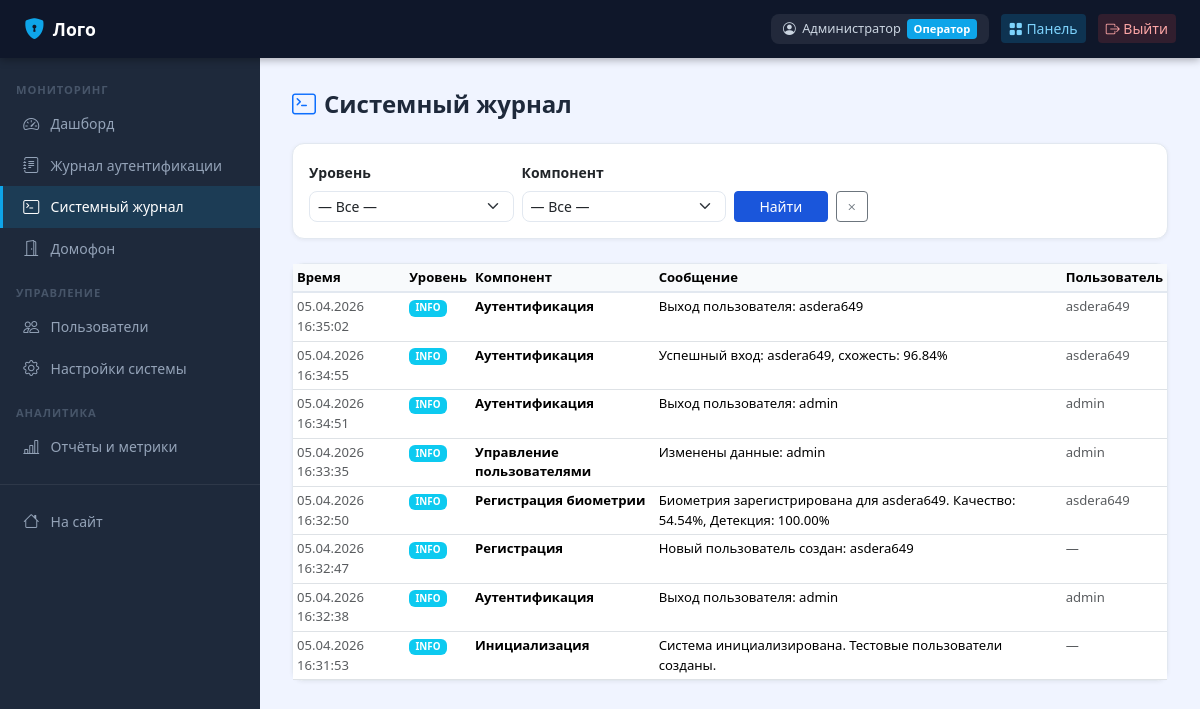
The page /operator/logs/system/ (signed in) on the database its author committed.
### apps/accounts/models.py (models this page shows, shortened)
class CustomUser(AbstractUser):
    patronymic = models.CharField('Отчество', max_length=150, blank=True)
    phone = models.CharField('Телефон', max_length=20, blank=True)
    is_operator = models.BooleanField('Оператор', default=False)
    is_biometric_registered = models.BooleanField('Биометрия зарегистрирована', default=False)
    failed_attempts = models.PositiveIntegerField('Неудачных попыток', default=0)
    locked_until = models.DateTimeField('Заблокирован до', null=True, blank=True)
    created_at = models.DateTimeField('Дата регистрации', auto_now_add=True)
    class Meta:
        verbose_name = 'Пользователь'
        verbose_name_plural = 'Пользователи'
    def get_full_name_ru(self):
        parts = [self.last_name, self.first_name, self.patronymic]
        return ' '.join(p for p in parts if p) or self.username

### apps/biometric/models.py (models this page shows, shortened)
class SystemLog(models.Model):
    LEVEL_INFO = 'INFO'
    LEVEL_WARNING = 'WARNING'
    LEVEL_ERROR = 'ERROR'
    LEVEL_CHOICES = [
        (LEVEL_INFO, 'Информация'),
        (LEVEL_WARNING, 'Предупреждение'),
        (LEVEL_ERROR, 'Ошибка'),
    ]
    timestamp = models.DateTimeField('Время', auto_now_add=True, db_index=True)
    level = models.CharField('Уровень', max_length=10, choices=LEVEL_CHOICES, default=LEVEL_INFO)
    component = models.CharField('Компонент', max_length=100)
    message = models.TextField('Сообщение')
    user = models.ForeignKey(
        settings.AUTH_USER_MODEL, on_delete=models.SET_NULL,
        null=True, blank=True, verbose_name='Пользователь'
    )
    extra_data = models.JSONField('Доп. данные', null=True, blank=True)
    class Meta:
        verbose_name = 'Системный лог'
        verbose_name_plural = 'Системные логи'
        ordering = ['-timestamp']

### apps/operator/views.py (the view)
    @login_required
    def wrapped(request, *args, **kwargs):
        if not request.user.is_operator and not request.user.is_superuser:
            messages.error(request, 'Доступ запрещён. Требуются права оператора.')
            return redirect('home')
        return view_func(request, *args, **kwargs)

### apps/operator/views.py (called while the page is built)
def operator_required(view_func):
    @login_required
    def wrapped(request, *args, **kwargs):
        if not request.user.is_operator and not request.user.is_superuser:
            messages.error(request, 'Доступ запрещён. Требуются права оператора.')
            return redirect('home')
        return view_func(request, *args, **kwargs)
    return wrapped

@operator_required
def system_logs(request):
    qs = SystemLog.objects.select_related('user').all()
    level_filter = request.GET.get('level', '')
    component_filter = request.GET.get('component', '').strip()
    if level_filter:
        qs = qs.filter(level=level_filter)
    if component_filter:
        qs = qs.filter(component__icontains=component_filter)
    paginator = Paginator(qs, 30)
    page = paginator.get_page(request.GET.get('page', 1))
    components = SystemLog.objects.values_list('component', flat=True).distinct()
    ctx = {
        'page': page, 'level_filter': level_filter, 'component_filter': component_filter,
        'level_choices': SystemLog.LEVEL_CHOICES, 'components': sorted(set(components)),
    }
    return render(request, 'operator/system_logs.html', ctx)

### templates/operator/system_logs.html (shortened to what this page needs)
{% extends "operator/base_operator.html" %}
{% block op_content %}
<div class="page-header">
  <h1><i class="bi bi-terminal me-2 text-primary"></i>Системный журнал</h1>
</div>
<div class="card mb-4">
  <div style="padding:1rem">
    <form method="get" class="row g-2 align-items-end">
      <div class="col-md-3">
        <label class="form-label small fw-semibold">Уровень</label>
        <select name="level" class="form-select form-select-sm">
          <option value="">— Все —</option>
        </select>
      </div>
      <div class="col-md-3">
        <label class="form-label small fw-semibold">Компонент</label>
        <select name="component" class="form-select form-select-sm">
          <option value="">— Все —</option>
        </select>
      </div>
      <div class="col-md-2 d-flex gap-2">
        <button type="submit" class="btn btn-primary btn-sm flex-grow-1">Найти</button>
        <a href="{% url 'system_logs' %}" class="btn btn-outline-secondary btn-sm"><i class="bi bi-x"></i></a>
      </div>
    </form>
  </div>
</div>
<div class="card">
  <div style="overflow-x:auto">
    <table class="table table-sm mb-0" style="font-size:.82rem">
      <thead><tr><th>Время</th><th>Уровень</th><th>Компонент</th><th>Сообщение</th><th>Пользователь</th></tr></thead>
      <tbody>
        {% for log in page %}
        <tr>
          <td class="text-muted">{{ log.timestamp|date:"d.m.Y H:i:s" }}</td>
          <td>
            {% if log.level == 'ERROR' %}<span class="badge bg-danger">ERROR</span>
            {% elif log.level == 'WARNING' %}<span class="badge bg-warning text-dark">WARN</span>
            {% else %}<span class="badge bg-info">INFO</span>{% endif %}
          </td>
          <td class="fw-semibold">{{ log.component }}</td>
          <td>{{ log.message }}</td>
          <td class="text-muted">{{ log.user.username|default:"—" }}</td>
        </tr>
        {% empty %}<tr><td colspan="5" class="text-center text-muted py-4">Нет записей</td></tr>{% endfor %}
      </tbody>
    </table>
  </div>
</div>
{% endblock %}

### templates/base.html (shortened to what this page needs)
<!DOCTYPE html>
<html lang="ru">
<head>
{% load static %}
<link href="https://cdnjs.cloudflare.com/ajax/libs/bootstrap/5.3.2/css/bootstrap.min.css" rel="stylesheet">
<link href="https://cdnjs.cloudflare.com/ajax/libs/bootstrap-icons/1.11.3/font/bootstrap-icons.min.css" rel="stylesheet">
</head>
<body>
{% block topbar %}
<nav class="topbar">
  <a href="{% url 'home' %}" class="brand"><i class="bi bi-shield-lock-fill"></i>Лого</a>
  <div class="ms-auto">
    {% if user.is_authenticated %}
      <div class="user-badge">
        <i class="bi bi-person-circle"></i>
        {{ user.get_full_name_ru }}
        {% if user.is_operator or user.is_superuser %}<span class="role">Оператор</span>{% endif %}
      </div>
      {% if user.is_operator or user.is_superuser %}
        <a href="{% url 'operator_dashboard' %}" class="btn btn-sm" style="background:rgba(14,165,233,.2);color:#7dd3fc;border:none;">
          <i class="bi bi-grid-fill"></i> Панель
        </a>
      {% endif %}
      <a href="{% url 'logout' %}" class="btn btn-sm" style="background:rgba(239,68,68,.15);color:#fca5a5;border:none;">
        <i class="bi bi-box-arrow-right"></i> Выйти
      </a>
    {% endif %}
  </div>
</nav>
{% endblock %}
{% block layout %}
<div class="main-wrap {% block sidebar_class %}no-sidebar{% endblock %}">
  {% block sidebar %}{% endblock %}
  <div class="page-content">
    {% block content %}{% endblock %}
  </div>
</div>
{% endblock %}
</body>
</html>

### templates/base.html (style rules this page uses)
:root { --primary: #1a56db; --primary-dark: #1341b2; --accent: #0ea5e9; --success: #059669; --danger: #dc2626; --warning: #d97706; --bg: #f0f4ff; --card-bg: #ffffff; --text: #1e293b; --muted: #64748b; --border: #e2e8f0; --sidebar-w: 260px; }
body { background: var(--bg); color: var(--text); font-family: 'Segoe UI', system-ui, sans-serif; min-height: 100vh; }
.topbar { background: #0f172a; color: #f1f5f9; height: 58px; position: fixed; top: 0; left: 0; right: 0; z-index: 1000; display: flex; align-items: center; padding: 0 1.5rem; gap: 1rem; box-shadow: 0 2px 8px rgba(0,0,0,.3); }
.topbar .brand { font-weight: 700; font-size: 1.1rem; color: #fff; text-decoration: none; display: flex; align-items: center; gap: .5rem; }
.topbar .brand i { color: var(--accent); font-size: 1.3rem; }
.topbar .ms-auto { margin-left: auto !important; display: flex; align-items: center; gap: .75rem; }
.topbar .user-badge { background: rgba(255,255,255,.08); border-radius: 8px; padding: .3rem .75rem; font-size: .8rem; color: #cbd5e1; display: flex; align-items: center; gap: .4rem; }
.topbar .user-badge .role { background: var(--accent); color: #fff; border-radius: 4px; padding: .1rem .4rem; font-size: .7rem; font-weight: 600; }
.main-wrap { margin-left: var(--sidebar-w); padding-top: 58px; min-height: 100vh; }
.page-content { padding: 2rem; }
.card { border: 1px solid var(--border); border-radius: 12px; box-shadow: 0 1px 4px rgba(0,0,0,.06); }
.table { font-size: .875rem; }
.table thead th { background: #f8fafc; font-weight: 600; border-bottom: 2px solid var(--border); }
.form-control, .form-select { border-color: var(--border); border-radius: 8px; }
.btn-primary { background: var(--primary); border-color: var(--primary); }
.page-header { display: flex; align-items: center; justify-content: space-between; margin-bottom: 1.5rem; }
.page-header h1 { font-size: 1.5rem; font-weight: 700; margin: 0; }

### rows shown on the page
CustomUser: get_full_name_ru "Администратор"
SystemLog: timestamp "05.04.2026 16:35:02", level "INFO", component "Аутентификация", message "Выход пользователя: asdera649", user.username "asdera649"
SystemLog: timestamp "05.04.2026 16:34:55", level "INFO", component "Аутентификация", message "Успешный вход: asdera649, схожесть: 96.84%", user.username "asdera649"
SystemLog: timestamp "05.04.2026 16:34:51", level "INFO", component "Аутентификация", message "Выход пользователя: admin", user.username "admin"
SystemLog: timestamp "05.04.2026 16:33:35", level "INFO", component "Управление пользователями", message "Изменены данные: admin", user.username "admin"
SystemLog: timestamp "05.04.2026 16:32:50", level "INFO", component "Регистрация биометрии", message "Биометрия зарегистрирована для asdera649. Качество: 54.54%, Детекция: 100.00%", user.username "asdera649"
SystemLog: timestamp "05.04.2026 16:32:47", level "INFO", component "Регистрация", message "Новый пользователь создан: asdera649", user.username "—"
SystemLog: timestamp "05.04.2026 16:32:38", level "INFO", component "Аутентификация", message "Выход пользователя: admin", user.username "admin"
SystemLog: timestamp "05.04.2026 16:31:53", level "INFO", component "Инициализация", message "Система инициализирована. Тестовые пользователи созданы.", user.username "—"
